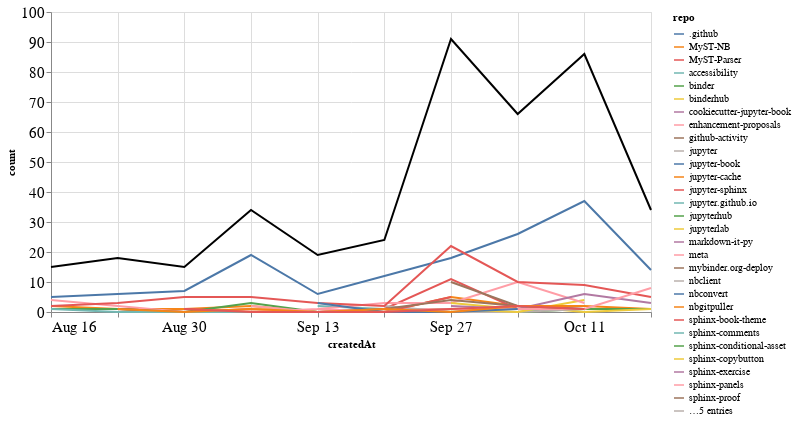

Write notebook code for a chart like this one.
### Markdown cell above
## Comments

### Code cell
comments_time = comments.groupby('repo').resample('W', on='createdAt').count()['author'].reset_index()
comments_time = comments_time.rename(columns={'author': 'count'})
comments_time_total = comments_time.groupby('createdAt').agg({"count": "sum"}).reset_index()
ch1 = alt.Chart(comments_time, width=600).mark_line().encode(
    x='createdAt',
    y='count',
    color='repo',
    tooltip="repo"
)

ch2 = alt.Chart(comments_time_total, width=600).mark_line(color="black").encode(
    x='createdAt',
    y='count',
)

ch1 + ch2

### Figure 1 — Vega-Lite specification as saved in the notebook (floating-point values rounded to 4 significant figures; data arrays with more than 128 entries replaced by an {"elided": "..."} marker saying what was removed)
{"config": {"axisLeft": {"labelFontSize": 15}, "axisBottom": {"labelFontSize": 15}}, "layer": [{"data": {"name": "data-d9414e920dedcb23439a166820215757"}, "mark": "line", "encoding": {"color": {"type": "nominal", "field": "repo"}, "tooltip": {"type": "nominal", "field": "repo"}, "x": {"type": "temporal", "field": "createdAt"}, "y": {"type": "quantitative", "field": "count"}}, "width": 600}, {"data": {"name": "data-932510a564bb0ca7eaf6f38ba17a5c82"}, "mark": {"type": "line", "color": "black"}, "encoding": {"x": {"type": "temporal", "field": "createdAt"}, "y": {"type": "quantitative", "field": "count"}}, "width": 600}], "$schema": "https://vega.github.io/schema/vega-lite/v4.8.1.json", "datasets": {"data-d9414e920dedcb23439a166820215757": {"elided": "144 records"}, "data-932510a564bb0ca7eaf6f38ba17a5c82": [{"createdAt": "2020-08-16T00:00:00", "count": 15}, {"createdAt": "2020-08-23T00:00:00", "count": 18}, {"createdAt": "2020-08-30T00:00:00", "count": 15}, {"createdAt": "2020-09-06T00:00:00", "count": 34}, {"createdAt": "2020-09-13T00:00:00", "count": 19}, {"createdAt": "2020-09-20T00:00:00", "count": 24}, {"createdAt": "2020-09-27T00:00:00", "count": 91}, {"createdAt": "2020-10-04T00:00:00", "count": 66}, {"createdAt": "2020-10-11T00:00:00", "count": 86}, {"createdAt": "2020-10-18T00:00:00", "count": 34}]}}
